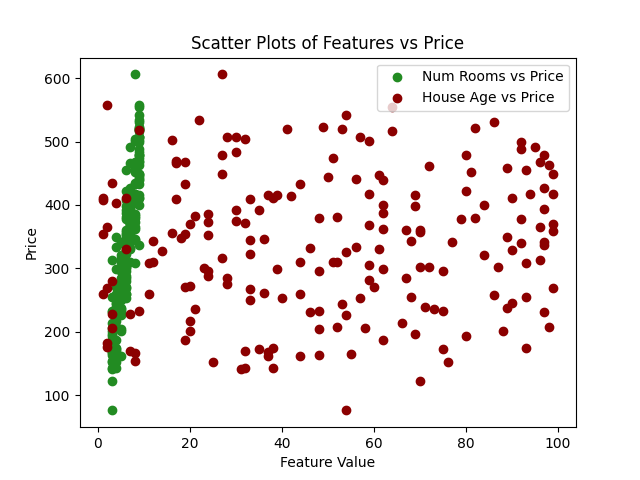

Python code for this plot:
import numpy as np
import pandas as pd
import matplotlib.pyplot as plt
from sklearn.model_selection import train_test_split
import xgboost as xgb
from sklearn.metrics import mean_squared_error

# Seed for reproducibility
np.random.seed(42)

# Generate synthetic data
num_samples = 200
num_rooms = np.random.randint(3, 10, num_samples)
house_age = np.random.randint(1, 100, num_samples)
noise = np.random.normal(0, 50, num_samples)

# Assume a linear relation with price = 50*rooms + 0.5*age + noise
price = 50*num_rooms + 0.5*house_age + noise

# Create DataFrame
data = pd.DataFrame({'num_rooms': num_rooms, 'house_age': house_age, 'price': price})

# Plot
plt.scatter(data['num_rooms'], data['price'], label='Num Rooms vs Price', color = 'forestgreen')
plt.scatter(data['house_age'], data['price'], label='House Age vs Price', color = 'darkred')
plt.xlabel('Feature Value')
plt.ylabel('Price')
plt.legend()
plt.title('Scatter Plots of Features vs Price')
plt.show()

# Splitting data into training and testing sets
X = data[['num_rooms', 'house_age']]
y = data['price']
X_train, X_test, y_train, y_test = train_test_split(X, y, test_size=0.2, random_state=42)

# Initialize and train XGBoost model
model_xgb = xgb.XGBRegressor(objective ='reg:squarederror', n_estimators = 100, seed = 42)
model_xgb.fit(X_train, y_train)

# Predictions
predictions = model_xgb.predict(X_test)

# Evaluate the model
mse = mean_squared_error(y_test, predictions)
rmse = np.sqrt(mse)
print(f"Mean Squared Error: {mse:.2f}")
print(f"Root Mean Squared Error: {rmse:.2f}")

# Visualization: Actual vs Predicted Prices
plt.scatter(y_test, predictions, color="forestgreen")
plt.plot([y_test.min(), y_test.max()], [y_test.min(), y_test.max()], 'k--', lw=3)
plt.xlabel('Actual Prices')
plt.ylabel('Predicted Prices')
plt.title('Actual vs Predicted House Prices with XGBoost')
plt.show()
